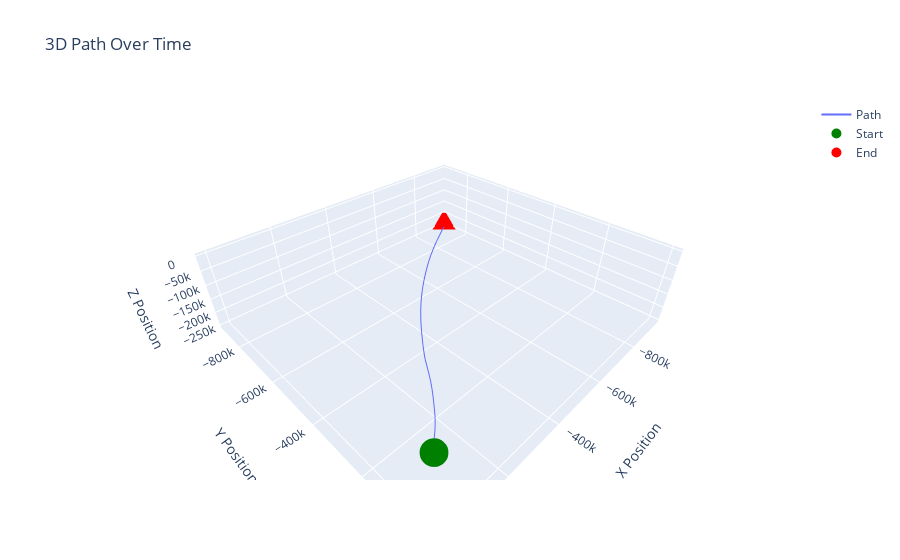

Here is the notebook cell this chart was saved with:
### Markdown cell above
# Test

### Code cell
print(selected_participant.value)
print(selected_trial.value)
testKF = testKF6()
filtered_data = []
gravity = 9.8
deg2rad = math.pi/180
zconvesion = np.diag([gravity]*3 + [deg2rad]*3)
for k, z in eg_measurements.iterrows():
    z = z.to_numpy().reshape(-1, 1)
    z = zconvesion @ z
    testKF.predict()
    filtered_state = testKF.update(z)
    filtered_data.append(filtered_state)
    
    if int(k) > 1000:
        break

# pd.DataFrame(filtered_data)
filtered_data = np.array(filtered_data)
filtered_data = filtered_data.reshape(filtered_data.shape[0], 16)
filtered_df = pd.DataFrame(filtered_data)
filtered_df.columns = ['pN', 'pE', 'pD', 'vN', 'vE', 'vD', 'aN',
                        'aE', 'aD', 'q0', 'q1', 'q2', 'q3', 'wN', 'wE', 'wD']
filtered_df
plot_path(filtered_df)

### Figure 1 — Plotly figure (JSON) as saved in the notebook; plotly's stock layout.template omitted (floating-point values rounded to 4 significant figures; data arrays with more than 128 entries replaced by an {"elided": "..."} marker saying what was removed)
{"data": [{"mode": "lines", "name": "Path", "type": "scatter3d", "x": {"elided": "1002 float values"}, "y": {"elided": "1002 float values"}, "z": {"elided": "1002 float values"}}, {"marker": {"color": "green", "size": 10}, "mode": "markers", "name": "Start", "type": "scatter3d", "x": [0], "y": [0], "z": [0]}, {"marker": {"color": "red", "size": 10}, "mode": "markers", "name": "End", "type": "scatter3d", "x": [-936000.0], "y": [-900600.0], "z": [-251700.0]}], "layout": {"scene": {"xaxis": {"title": {"text": "X Position"}}, "yaxis": {"title": {"text": "Y Position"}}, "zaxis": {"title": {"text": "Z Position"}}}, "showlegend": true, "title": {"text": "3D Path Over Time"}}}
